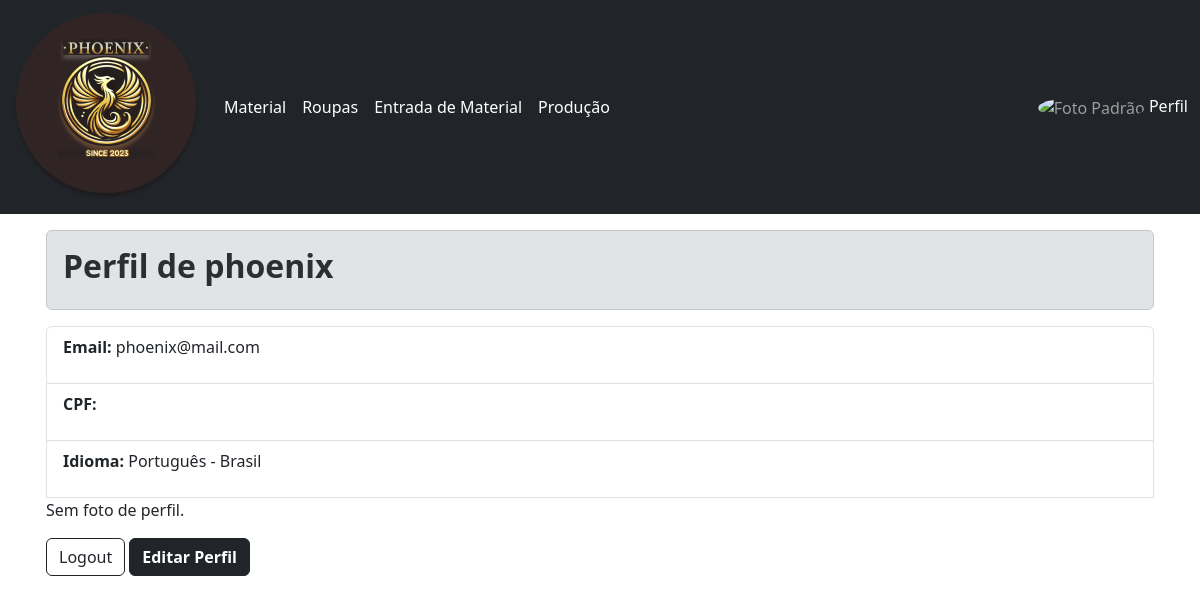
/usuario/profile/ (signed in), run on an earlier commit of the app's database.
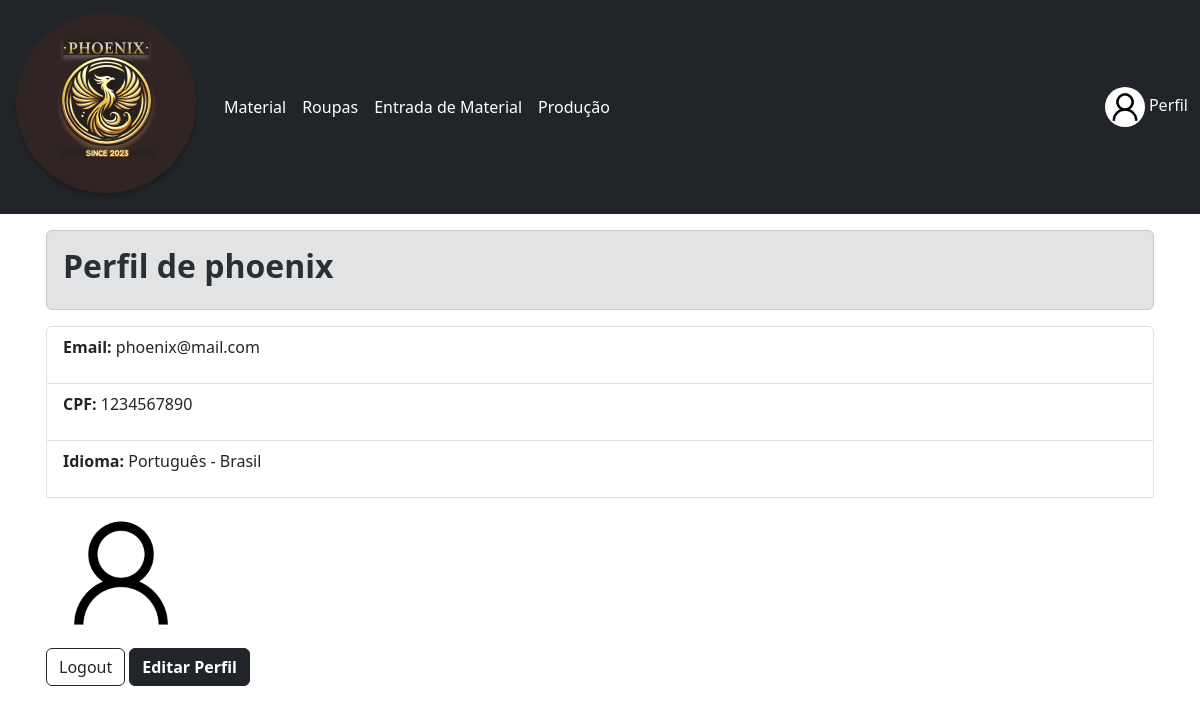
And on a later commit of the database.
### usuario/models.py (models this page shows, shortened)
class CustomUser(AbstractUser):
    linguagem = [
        ('pt-br', 'Português - Brasil'),
        ('eng', 'Inglês (Indisponível)')
    ]
    cpf = models.CharField(max_length=11, unique=True, verbose_name="CPF")
    profile_picture = models.ImageField(upload_to='profile_pictures/', blank=True, null=True)
    idioma = models.CharField(verbose_name="Idioma", null=False, blank=False,  choices=linguagem, default='pt-br', max_length=7)

### usuario/views.py (the view)
# urls.py: path('profile/', UserProfileView.as_view(), name='profile'),
class UserProfileView(LoginRequiredMixin, DetailView):
    model = CustomUser
    template_name = 'usuario/profile_detail.html'
    context_object_name = 'user'
    def get_object(self):
        return self.request.user  # Retorna o usuário logado

### usuario/templates/usuario/profile_detail.html (shortened to what this page needs)
{% extends 'base.html' %}
{% block content %}
    <div class="alert alert-secondary" role="alert">
        <h2><strong>Perfil de {{ user.username }}</strong></h2>
    </div>
    <ul class="list-group">
        <li class="list-group-item"><p><strong>Email:</strong> {{ user.email }}</p></li>
        <li class="list-group-item"><p><strong>CPF:</strong> {{ user.cpf }}</p></li>
        <li class="list-group-item"><p><strong>Idioma:</strong> {{ user.get_idioma_display }}</p></li>
        {% if user.profile_picture %}
            <img src="{{ user.profile_picture.url }}" alt="Foto de Perfil" style="max-width: 150px;">
        {% else %}
            <p>Sem foto de perfil.</p>
        {% endif %}
    </ul>
    <div class="d-inline-flex gap-1">
        <form method="post" action="{% url 'logout' %}">
            <button type="submit" class="btn btn-outline-dark">Logout</button>
        </form>
        <a type="button" href="{% url 'profile_edit' %}" class="btn btn-dark"><strong>Editar Perfil</strong></a>
    </div>
{% endblock %}

### dashboard/templates/base.html (shortened to what this page needs)
<!DOCTYPE html>
<html lang="pt-br">
<head>
    <link href="https://cdn.jsdelivr.net/npm/bootstrap@5.3.3/dist/css/bootstrap.min.css" rel="stylesheet">
    {%load static%}
</head>
<body>
    <nav class="navbar navbar-expand-lg navbar-dark bg-dark">
        <div class="container-fluid">
            <a class="navbar-brand" href="{% url 'dashboard' %}">
                <img src="{% static 'imagens/logo.png' %}" alt="Phoenix">
            </a>
            <div class="collapse navbar-collapse" id="navbarNav">
                <ul class="navbar-nav">
                    <li class="nav-item">
                        <a class="nav-link active" aria-current="page" href="{% url 'material_list' %}">Material</a></li>
                    <li> <a class="nav-link active" aria-current="page" href="{% url 'roupa_list' %}">Roupas</a></li>
                    <li> <a class="nav-link active" aria-current="page" href="{% url 'movimentacao_list' %}">Entrada de Material</a></li>
                    <li> <a class="nav-link active" aria-current="page" href="{% url 'producao_list' %}">Produção</a></li>
                    </ul>
                    <span class="ms-auto">
                    {% if user.is_authenticated %}
                    <span class="navbar-text ms-auto">
                        {% if user.profile_picture %}
                        <img src="{{ user.profile_picture.url }}" alt="Foto de Perfil" class="rounded-circle" style="width: 40px; height: 40px;">
                        {% else %}
                        <img src="{% static 'imagens/default_profile.png' %}" alt="Foto Padrão" class="rounded-circle" style="width: 40px; height: 40px;">
                        {% endif %}
                        <a class="nav-link d-inline-block link-light" href="{% url 'profile' %}">Perfil</a>
                    </span>
                    {% endif %}
                </span>
            </div>
        </div>
    </nav>
    <div class="container py-3 px-3">
        {% block content %}
        {% endblock %}
    </div>
</body>
</html>

What changed in the data, as far as the page shows it:
changed CustomUser "phoenix": profile_picture: picture added; cpf (not shown) → "1234567890"; profile_picture empty → "fotos/Usuário.png" (drawn)
Also different on the page:
text no longer shown: "Sem foto de perfil."
